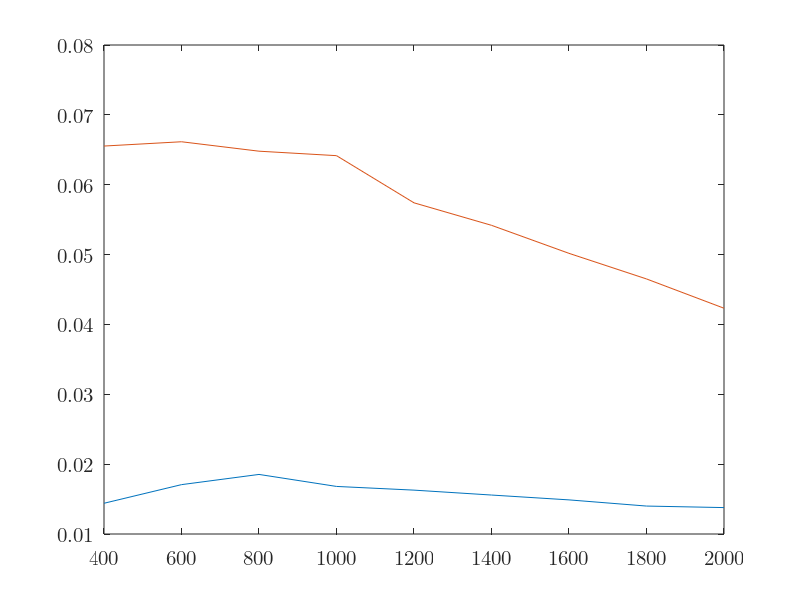

The MATLAB script that drew this image:
% u =(10:2:26);
% i =[0.065 0.081 0.099 0.117 0.137 0.156 0.177 0.200 0.220];
% v1=[2.795 3.582 4.286 4.648 5.133 6.056 6.587 7.180 7.803];
% r=0.5*103.84*10^(-3);
% s=pi*r*r;
% rho=1.185;
% p0=u.*i
% p1=0.5.*rho.*s.*(v1.^3)
% ita=p1./p0
%
% subplot(1, 2, 1);
% uv=scatter(u, v1, 200, 'k', '.');
% hold on;
% xlim([10, 26])
% xticks(u)
% set(gca, 'FontName', 'Latin Modern Math', 'FontSize', 15);
% xlabel('\fontname{Songti SC}输入电压 \fontname{Latin Modern Math}U/V');
% ylabel('\fontname{Songti SC}风速 \fontname{Latin Modern Math}V_1/(m/s)');
% box on;
% M=[u' ones(9,1)];
% k=M\(v1');
% v1pre=(M*k)';
%
% plot(u, v1pre, '-k', 'LineWidth', 2);
%
% subplot(1, 2, 2);
% plot(v1, ita, '.-k', 'LineWidth', 2, 'MarkerSize', 15);
% set(gca, 'FontName', 'Latin Modern Math', 'FontSize', 15);
% xlabel('\fontname{Songti SC}风速 \fontname{Latin Modern Math}V_1/(m/s)');
% ylabel('\fontname{Songti SC}转换效率 \fontname{Latin Modern Math}\eta');
%

r=(400:200:2000);
u1=[2.40,3.20,3.85,4.10,4.42,4.67,4.88,5.02,5.25];
u2=[5.12,6.30,7.20,8.01,8.30,8.71,8.96,9.15,9.20];
p1=u1.^2./r
p2=u2.^2./r

plot(r, p1, '-');
hold on;
plot(r, p2);
set(gca, 'FontName', 'Latin Modern Math', 'FontSize', 15);

xlim([400, 2000])
xticks(r)
